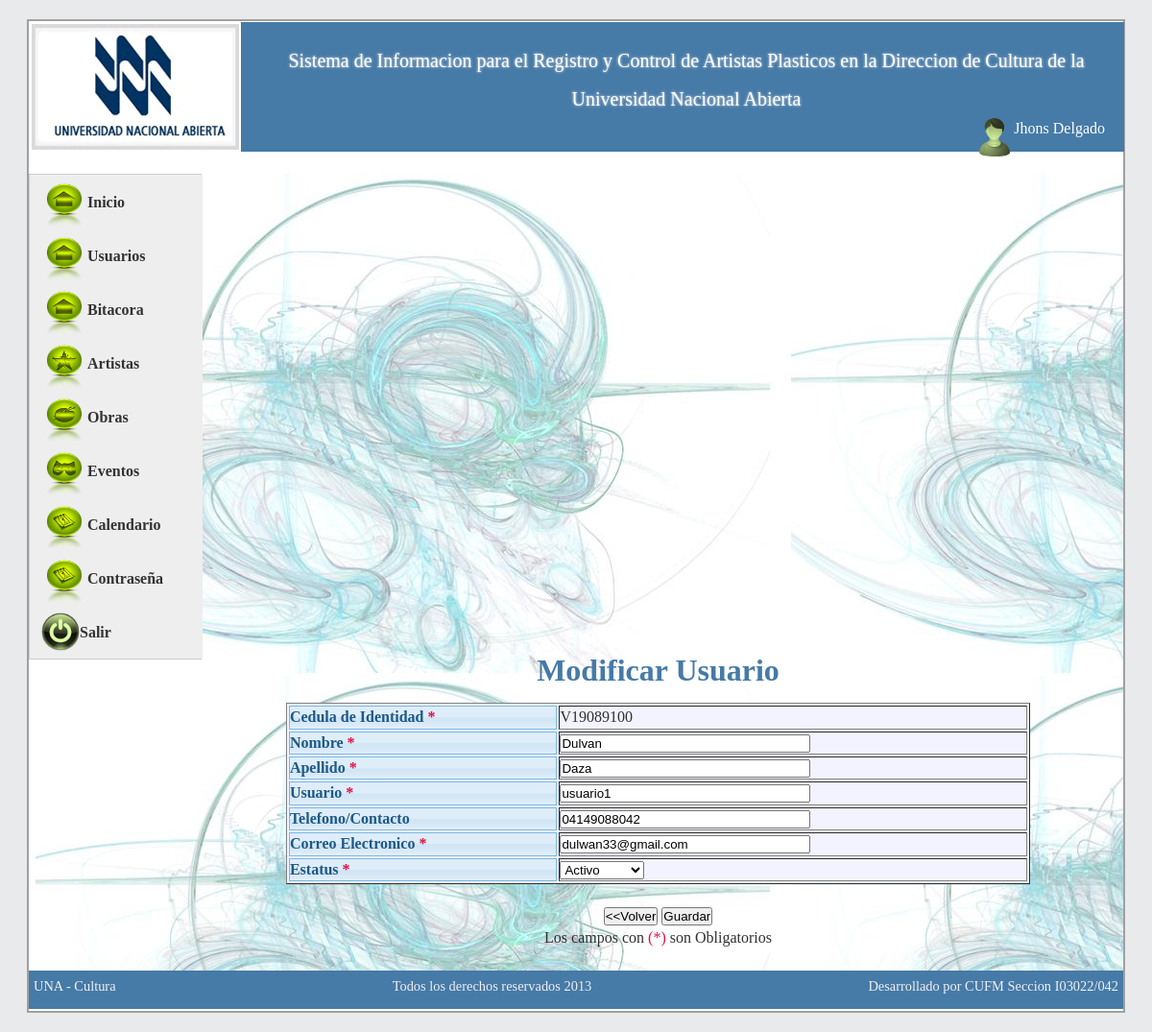
The app's page /sistema/controller/usuarioeditar.php?id=2 (signed in) with its own data.
### tables this page shows
CREATE TABLE IF NOT EXISTS `usuarios` (
  `id_usuarios` int(11) NOT NULL AUTO_INCREMENT,
  `usuario` varchar(50) NOT NULL,
  `clave` text NOT NULL,
  `estatus` int(1) NOT NULL,
  `usuario_reg` int(11) NOT NULL,
  `fecha_reg` date NOT NULL,
  `hora_reg` time NOT NULL,
  `usuario_mod` int(11) NOT NULL,
  `fecha_mod` date NOT NULL,
  `hora_mod` time NOT NULL,
  `intentos` int(11) NOT NULL,
  `tipo` varchar(10) NOT NULL,
  `nombre` varchar(100) NOT NULL,
  `apellido` varchar(100) NOT NULL,
  `tipo_cedula` varchar(1) NOT NULL,
  `num_cedula` int(11) NOT NULL,
  `email` varchar(100) DEFAULT NULL,
  `telefono` varchar(11) DEFAULT NULL,
  `cambioclave` varchar(1) NOT NULL DEFAULT 's',
  `session` int(11) NOT NULL DEFAULT '0',
  PRIMARY KEY (`id_usuarios`),
  UNIQUE KEY `usuario` (`usuario`),
  KEY `estatus` (`estatus`)
);

CREATE TABLE IF NOT EXISTS `lista_estatus_artistas` (
  `id_lista_estatus_artista` int(10) NOT NULL AUTO_INCREMENT,
  `estatus_artista` varchar(30) NOT NULL,
  `descripcion` varchar(255) NOT NULL,
  PRIMARY KEY (`id_lista_estatus_artista`)
);

### sistema/controller/usuarioeditar.php (called while the page is built, shortened)
<?php
$registrar = new Usuarios();
if (isset($_GET['id'])) {
    $id = $_GET['id'];
    $id2 = $_GET['id'];
    $consulta = $registrar->detalle($id);
    $consulta = mysql_fetch_array($consulta);
    $editar = 'si';
    $tipo_cedula = $consulta['tipo_cedula'];
    $num_cedula = $consulta['num_cedula'];
    $nombre = $consulta['nombre'];
    $apellido = $consulta['apellido'];
    $usuario1 = $consulta['usuario'];
    $email = $consulta['email'];
    $telefono = $consulta['telefono'];
    $estatus = $consulta['estatus'];
}
$estatu = new ListaEstatusArtistas();
$listado_estatus = $estatu->listar_estatus();
include '../web/layout/index.php';
?>

### sistema/model/BDculturaconexion.php (called while the page is built, shortened)
<?php
class BDculturaconexion {
    private $conexion;
    public function conectar() {
        if (!isset($this->conexion)) {
            $this->conexion = (mysql_connect("localhost", "root", "12345678")) or die(mysql_error());
        }
    }
    public function ejecutarsql($sql) {
        $resultado = mysql_query($sql, $this->conexion);
        return $resultado;
    }
}
?>

### sistema/model/Usuarios.php (called while the page is built, shortened)
<?php
class Usuarios extends BDculturaconexion {
    public function detalle($id) {
        $sql = "Select * from usuarios WHERE id_usuarios = '$id'";
        $consulta = $this->ejecutarsql($sql);
        return $consulta;
    }
}
?>

### sistema/model/ListaEstatusArtistas.php (called while the page is built, shortened)
<?php
class ListaEstatusArtistas extends BDculturaconexion {
    public function listar_estatus() {
        $sql = "Select * from lista_estatus_artistas";
        $consulta = $this->ejecutarsql($sql);
        return $consulta;
    }
}
?>

### sistema/views/usuario/editar.php (the view, shortened to what this page needs)
<div align="center">
    <h1 style="color: #467aa7;">
        <?php
        if ($editar == 'si') {
            if ($_REQUEST["eliminar"] != 'si')
                echo 'Modificar Usuario';
            elseif ($_REQUEST["eliminar"] == 'si')
                echo 'Eliminar Usuario';
        } elseif ($editar == 'no') {
            echo 'Registrar Usuario';
        }
        ?>
    </h1>
    <br />
    <form action="<?php
    if ($editar == 'si') {
        if ($_REQUEST["eliminar"] != 'si')
            echo 'usuarioeditar.php?id=' . @$id2;
        elseif ($_REQUEST["eliminar"] == 'si')
            echo 'usuario.php?id=' . @$id2 . "&eliminar=si";
    } else {
        echo 'usuarioeditar.php';
    }
    ?>" method="post" name="form">
        <table width="80%" border="1" style="background-color: #F2F3FF">
            <tr>
                <td class="ui-state-hover">Cedula de Identidad <span style="color: #D14;">*</span></td>
                <td>
                    <?php echo $editar == "si" ? ucfirst(@$tipo_cedula) . @$num_cedula : ''; ?>
                </td>
            </tr>
            <tr>
                <td  class="ui-state-hover">Nombre <span style="color: #D14;">*</span></td>
                <td><input class="sololetrasespacio" name="nombre" type="text" id="nombre" value="<?php echo @$nombre; ?>" size="30" maxlength="30" />
                </td>
            </tr>
            <tr>
                <td  class="ui-state-hover">Apellido <span style="color: #D14;">*</span></td>
                <td><input class="sololetrasespacio"  name="apellido" type="text" id="apellido" value="<?php echo @$apellido; ?>" size="30" maxlength="30" />
                </td>
            </tr>
            <tr>
                <td  class="ui-state-hover">Usuario <span style="color: #D14;">*</span></td>
                <td><input class="sololetrasynumeros"  name="usuario" type="text" id="usuario" value="<?php echo @$usuario1; ?>" size="30" maxlength="30" />
                </td>
            </tr>
            <tr>
                <td  class="ui-state-hover">Telefono/Contacto </td>
                <td><input  class="solonumeros" name="telefono" type="text" id="telefono" value="<?php echo @$telefono; ?>" size="30" maxlength="30" />
                </td>
            </tr>
            <tr>
                <td class="ui-state-hover">Correo Electronico <span style="color: #D14;">*</span></td>
                <td><input name="email" type="text" id="email" value="<?php echo @$email; ?>" size="30" maxlength="30" />
                </td>
            </tr>
            <tr>
                <td class="ui-state-hover">Estatus <span style="color: #D14;">*</span></td>
                <td>
                    <select name="estatus" id="estatus">
<?php while ($list = mysql_fetch_array($listado_estatus)) { ?>
                            <option <?php
                            if ($list['id_lista_estatus_artista'] == @$estatus) {
                                echo 'selected';
                            }
                            ?> value="<?php echo $list['id_lista_estatus_artista']; ?>"><?php echo ucfirst($list['estatus_artista']); ?></option>
                                <?php echo $list['id_lista_estatus_artista'];
                            }
                            ?>
                    </select>
                </td>
            </tr>
        </table>
        <p>
            <br />
            <input type="button" name="volver" id="volver" value="&lt;&lt;Volver" onclick="location.href = 'consulta_usuarios.php'" />
            <?php
            if ($_REQUEST["eliminar"] != 'si') {
                ?>
                <input type="submit" name="guardar" id="guardar" value="Guardar" />
                <?php
            }
            ?>
        </p>
        <p>Los campos con <span style="color: #D14;">(*)</span> son Obligatorios</p>
        <br />
</div>

### sistema/web/layout/header.php
<div id="header">
    <div style="width: 20%; float: left">
        <img src="../web/image/logo.png" alt="logo" />
    </div>
    <div style="width: 80%; float: right;">
        <p style="font-size: 20px; line-height: 40px; text-align: center; margin-left: 30px; margin-right: 30px; margin-top: 20px; text-shadow: 0px 0px 3px #F2F2F2;" >
            Sistema de Informacion para el Registro y Control de Artistas Plasticos en la Direccion de Cultura de la Universidad Nacional Abierta
        </p>
 <?php
        if ($_SESSION['usuario'] != '') {
            ?>
    <div style="color: #FFF; font-size: 16px; width: 200px; float: right; margin-right: 20px;" >
        <?php
        $id = @$_SESSION['usuario'];
        $user = new Usuarios();
        $usuario = $user->detalle($id);
        $usuario = mysql_fetch_array($usuario);
        ?>
        <div style="float: right;">
        <p style="float: right;"> <span style="margin-top: 1px;"><?php echo ucfirst($usuario['nombre']) . ' ' . ucfirst($usuario['apellido']); ?></span>   </p>
           </div>
        <div style="float: right;" ><img src="../web/css/images/usuario.png" width="40" /></div>
    </div>
        <?php } ?>
    </div>
</div>

### sistema/web/css/style_plantilla.css (style rules this page uses)
body { Tahoma,Arial,sans-serif;line-height:1.4em;text-align:center;color:#303030;background:#e8eaec }
* { margin:0;padding:0 }
#header { height:135px;width:100%;margin:0 1px 1px 1px;background:#467aa7;color:#fff }

### records on screen
usuarios: nombre "Jhons", apellido "Delgado"
usuarios: tipo_cedula "V", num_cedula "19089100", nombre "Dulvan", apellido "Daza", usuario "usuario1", telefono "04149088042", email "dulwan33@gmail.com", estatus "Activo"
